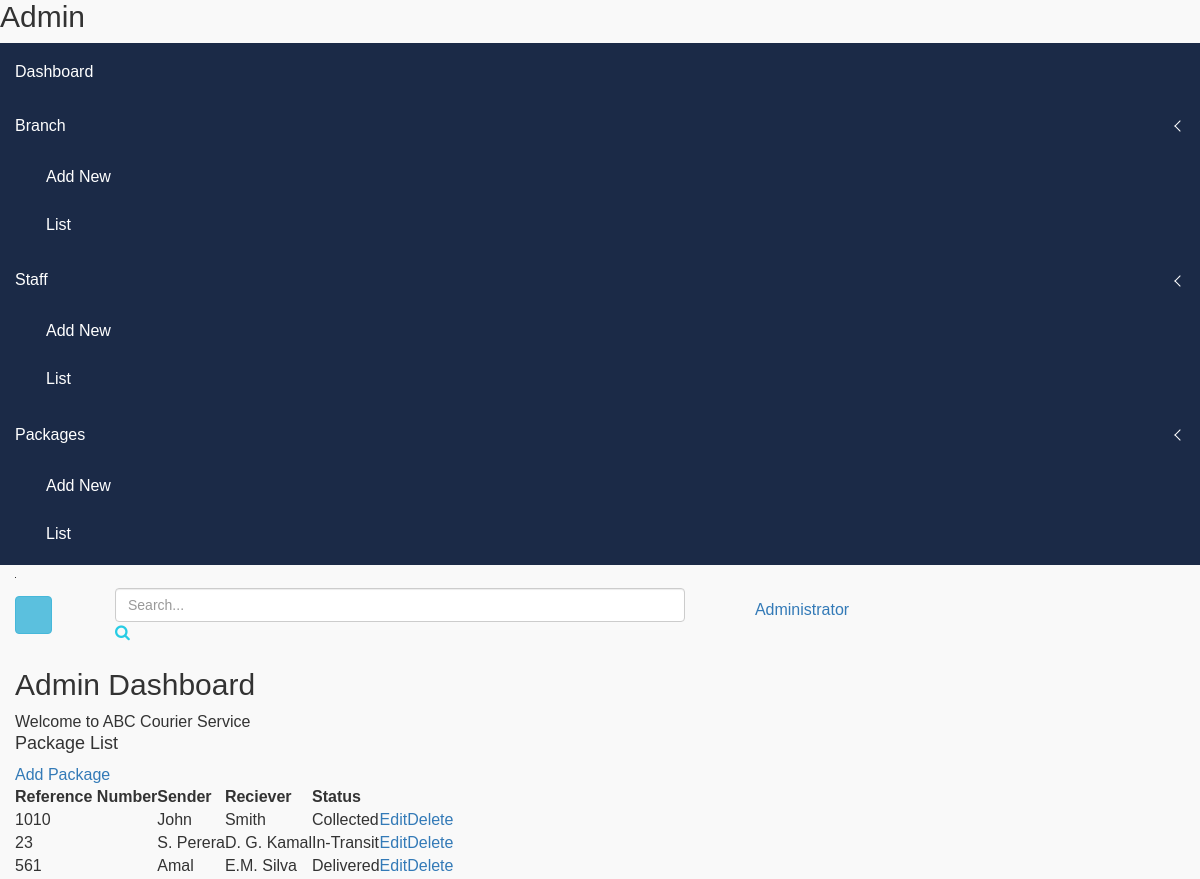
Screenshot of /admin/package_list.php with the database file from the repository.
### tables this page shows
CREATE TABLE `parcels` (
  `id` int(30) NOT NULL,
  `reference_number` varchar(100) NOT NULL,
  `sender_name` varchar(100) NOT NULL,
  `sender_address` varchar(100) NOT NULL,
  `sender_contact` int(20) NOT NULL,
  `recipient_name` varchar(100) NOT NULL,
  `recipient_address` varchar(200) NOT NULL,
  `recipient_contact` int(20) NOT NULL,
  `status` varchar(20) NOT NULL
);

### admin/package_list.php (the view, shortened to what this page needs)
<?php
include('header.php');
?>
<?php
    $db = mysqli_connect('localhost', 'root', '', 'cms');
    $query = "SELECT * FROM parcels";
    $result = mysqli_query($db, $query);
 ?>
        <div class="product-status mg-b-30">
            <div class="container-fluid">
                <div class="row">
                    <div class="col-lg-12 col-md-12 col-sm-12 col-xs-12">
                        <div class="product-status-wrap">
                            <h4>Package List</h4>
                            <div class="add-product">
                                <a href="new_package.php">Add Package</a>
                            </div>
                            <table>
                                <tr>
                                    <th>Reference Number</th>
                                    <th>Sender</th>
                                    <th>Reciever</th>
                                    <th>Status</th>
                                </tr>
                             <?php
                                while($row=mysqli_fetch_assoc($result))
                                {
                                $reference_number = $row['reference_number'];
                                $sender_name = $row['sender_name'];
                                $recipient_name = $row['recipient_name'];
                                $status = $row['status'];
                            ?>
                            <tr>
                                <td><?php echo $reference_number ?></td>
                                <td><?php echo $sender_name ?></td>
                                <td><?php echo $recipient_name ?></td>
                                <td><?php echo $status ?></td>
                                    <td><a href="edit_2.php?ID=<?php echo $reference_number ?>">Edit</a></td>
                                        <td><a href="code_2.php?Del=<?php echo $reference_number ?>">Delete</a></td>
                                </tr>
                            <?php
                                }
                            ?>
                            </table>
                        </div>
                    </div>
                </div>
            </div>
        </div>
    </div>
</body>
</html>

### admin/css/main.css (style rules this page uses)
html { color: #222; font-size: 1em; line-height: 1.4; }

### rows the page displays
parcels: reference_number "1010", sender_name "John", recipient_name "Smith", status "Collected"
parcels: reference_number "23", sender_name "S. Perera", recipient_name "D. G. Kamal", status "In-Transit"
parcels: reference_number "561", sender_name "Amal", recipient_name "E.M. Silva", status "Delivered"
